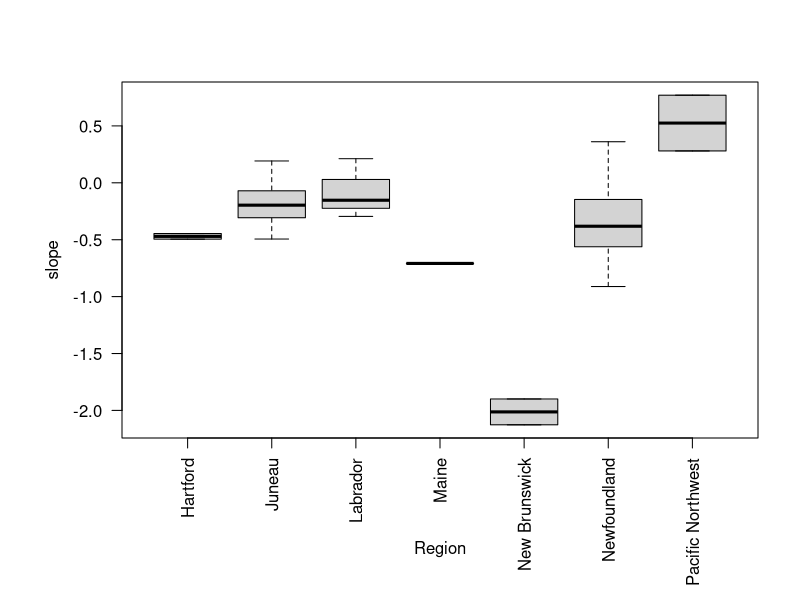
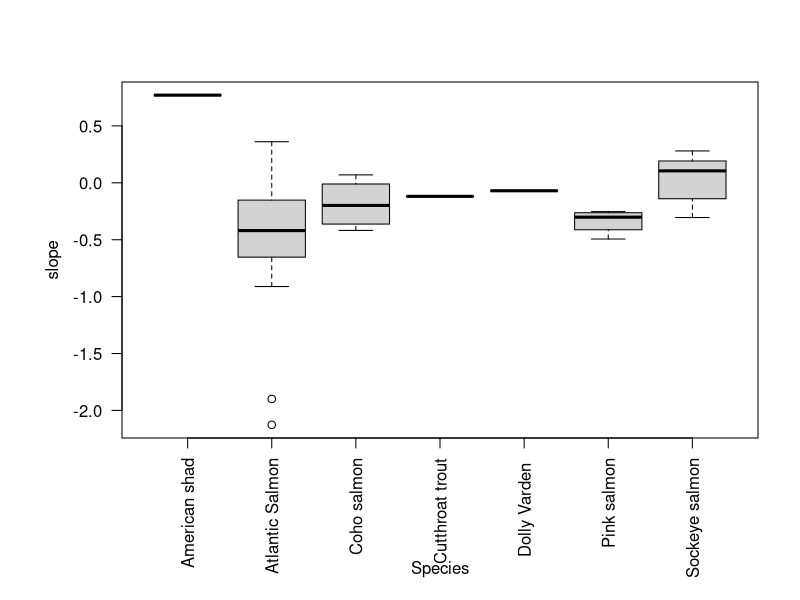
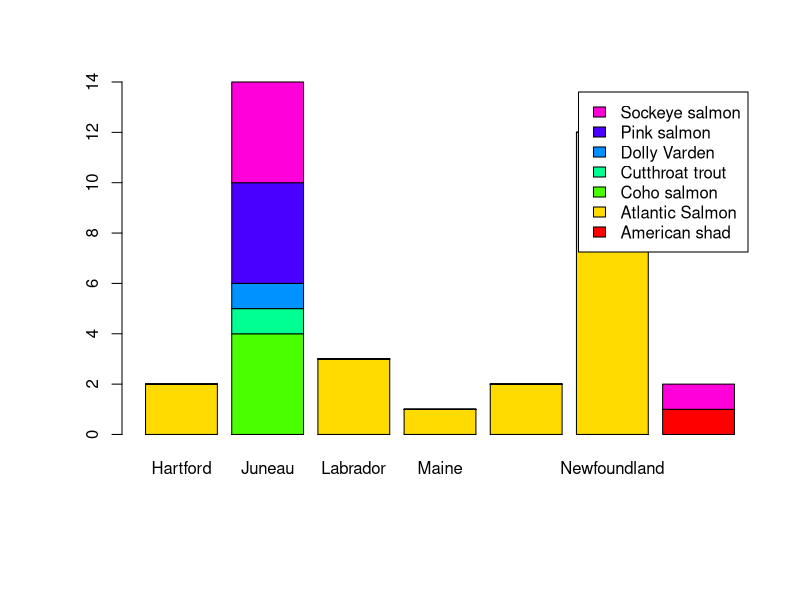

Here is the R script that generated these plots, in order: (Note: this script raises an error after producing the figures.)
DATA <- read.csv("DATA.csv")

#visualisation of slope vs region
grouped_data <- split(DATA$slope, DATA$Region)
# Increase the size of the plot and adjust bottom margin
par(mar = c(8, 6, 4, 2) + 0.1)  # Adjust margins
boxplot(grouped_data,horizontal = FALSE, xlab= "", ylab="slope", las=2)
# Add x-axis label above the x-axis labels
mtext("Region", side = 1, line = 5)

#visualisation of slope vs species

grouped_data2 <- split(DATA$slope, DATA$Species)
par(mar = c(8, 6, 4, 2) + 0.1)  # Adjust margins
boxplot(grouped_data2,horizontal = FALSE, xlab= "", ylab="slope", las=2)
mtext("Species", side = 1, line = 6)

#species per region
# Assuming `Species` and `Region` are factors
barplot(table(DATA$Species, DATA$Region), legend = TRUE, col= rainbow(7))

#install package for meta-analysis 
install.packages("metafor",dependencies=TRUE,repos="https://cloud.r-project.org")
library(metafor)

#running a Chi-square test for multicollinearity between predictors "Species" and "Region"

chi_square_result <- chisq.test(table(DATA$Species, DATA$Region))

# Print the chi-square test result
print(chi_square_result)  # p-value >0.05, not significant correlation - predictors can be used in the function

# Assessing the degree of multicollinearity
# Load the 'car' package for the vif() function
library(car)

modeltets<- glm(slope~Species + Region+ Species*Region, data=DATA )
summary(modeltets)

vif(modeltets, type= "predictor")

#Running the meta-analysis

# Convert Species and Region variables to factors
DATA$Species <- factor(DATA$Species)
DATA$Region <- factor(DATA$Region)

# Change the reference level of the Species variable to "Atlantic Salmon"
DATA$Species <- relevel(DATA$Species, ref = "Atlantic Salmon")
# Change the reference level of the Region variable to "Juneau"
DATA$Region <- relevel(DATA$Region, ref = "Juneau")

#run the model 

meta1 <-rma(yi=slope,sei=SE,mods=~DATA$Species,data=DATA)
meta1

meta2 <-rma(yi=slope,sei=SE,mods=~DATA$Region,data=DATA)
meta2

#there is a significant variation between species and regions 

#forest plot 

quartz()
par(mfrow=c(1,2))
forest(meta1,header=TRUE,slab=DATA$Study,cex.lab = 0.8, cex.axis = 0.8, addfit = TRUE, shade = "zebra", main = "Forest plot",xlab="Observed outcome with Species as predictor", width = 0.7, cex = 0.5)
forest(meta2,header=TRUE,slab=DATA$Study,cex.lab = 0.8, cex.axis = 0.8, addfit = TRUE, shade = "zebra", main = "Forest plot",xlab="Observed outcome with Regions as predictor", width = 0.7, cex = 0.5)
?forest

#add pooled effect?????
x<- rma(yi=mean(meta1$yi), sei=mean(meta1$se))
x
addpoly(x, row=-2, level=x$level)

#Publication bias
#visualise data running funnel plot

par(mfrow=c(1,2))
plot(DATA$slope,DATA$sampleSize.Nyears.,xlab="Slope",ylab="Sample size")
plot(DATA$slope,(1/DATA$SE),xlab="Slope",ylab="Precision, (1/se)")

quartz()
sigslope<-which(DATA$pvalue<0.05)
par(mfrow=c(1,2))
plot(DATA$slope,DATA$sampleSize.Nyears.,xlab="Slope",ylab="Sample size")
points(DATA$slope[sigslope],DATA$sampleSize.Nyears.[sigslope],pch=16,col="red")
abline(v=slope,lty=2)
plot(DATA$slope,(1/DATA$SE),xlab="Slope",ylab="Precision, (1/se)")
points(DATA$slope[sigslope],(1/DATA$SE[sigslope]),pch=16,col="red")
abline(v=slope,lty=2)

#funnel plots of meta1 and meta2
funnel(meta1)
funnel(meta2)

#regression test for asymmetry detection 
regtest(x=slope, sei=SE, data=DATA,
        model="rma",predictor="sei", ret.fit=FALSE)

#significant asymmetry with p=0.0071, z= -2.69

funnel(meta1)
funnel(meta2)

#EXPERIMENT

library(metafor)
library(gridExtra)  # Load the gridExtra package

# Assuming 'meta1' is your meta-analysis object

# Create an empty list to store the indices of each study in 'meta1'
study_indices <- list()

# Loop through unique study names and find their corresponding indices in 'meta1'
for (study_name in unique(meta1$study)) {
  study_indices[[study_name]] <- which(meta1$study == study_name)
}

# Create the forest plot with effect sizes grouped by study
forest_list <- lapply(study_indices, function(indices) {
  forest(meta1, subset = indices, header = TRUE, addfit = TRUE, order = "obs", main = "")
})

# Combine forest plots into one
combined_forest <- do.call("grid.arrange", c(forest_list, nrow = length(forest_list)))
print(combined_forest)
